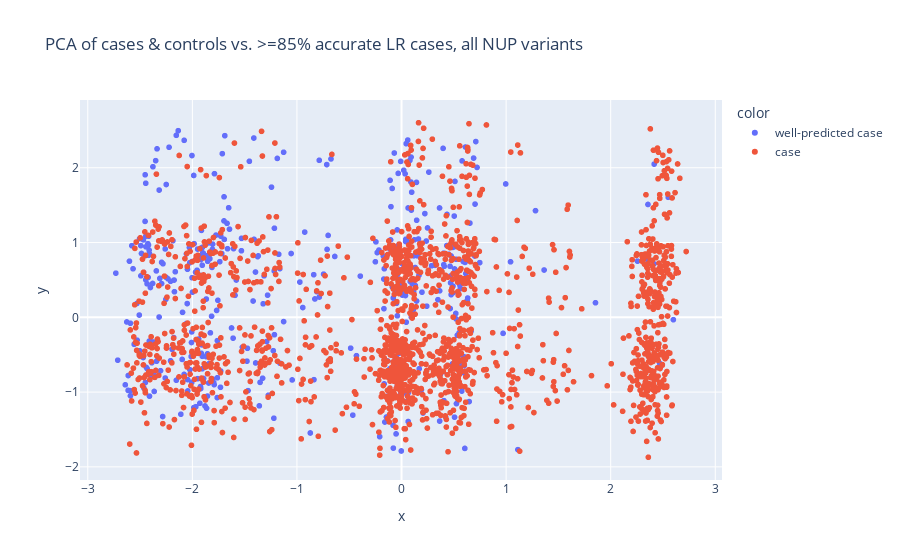
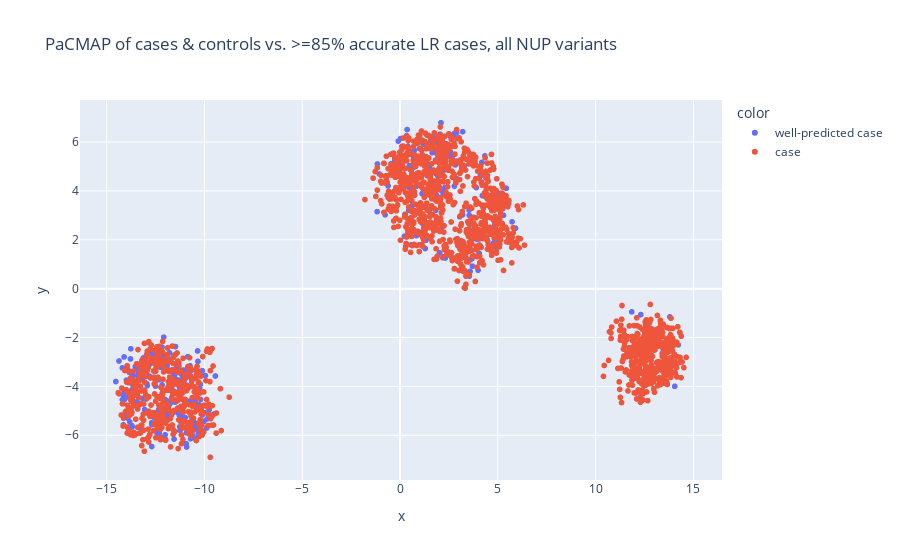
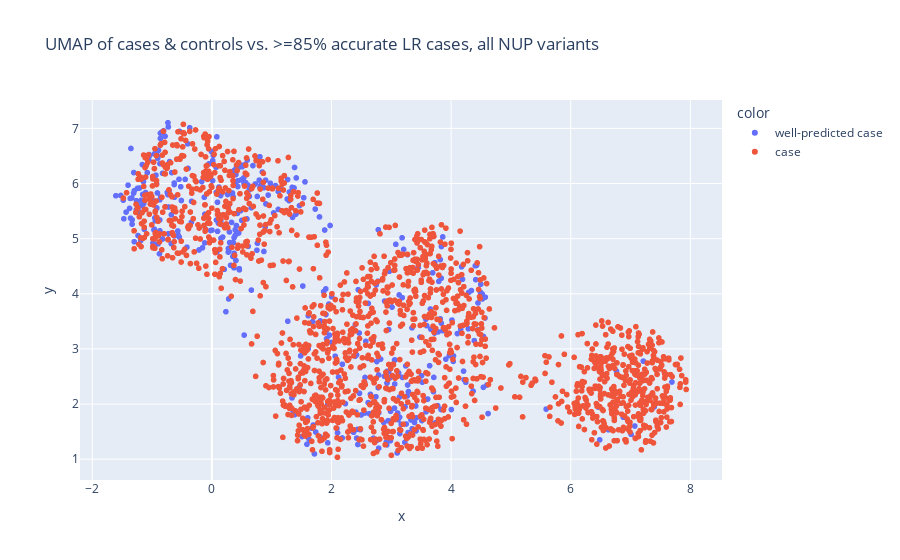

Source (notebook cell) for these figures, in order:
### Code cell
plotEmbedding(allCasesEmbedding, genotypeDataWithAllCases.case.genotype.columns, 'PCA of cases & controls vs. >=85% accurate LR cases, all NUP variants', ['well-predicted case' if x in genotypeData.case.genotype.columns else 'case' for x in genotypeDataWithAllCases.case.genotype.columns], jitter_strength=0.1)
plotEmbedding(allCasesPacmapEmbedding, genotypeDataWithAllCases.case.genotype.columns, 'PaCMAP of cases & controls vs. >=85% accurate LR cases, all NUP variants', ['well-predicted case' if x in genotypeData.case.genotype.columns else 'case' for x in genotypeDataWithAllCases.case.genotype.columns], jitter_strength=0.1)
plotEmbedding(allCasesUmapEmbedding, genotypeDataWithAllCases.case.genotype.columns, 'UMAP of cases & controls vs. >=85% accurate LR cases, all NUP variants', ['well-predicted case' if x in genotypeData.case.genotype.columns else 'case' for x in genotypeDataWithAllCases.case.genotype.columns], jitter_strength=0.1)

### Figure 1 — Plotly figure (JSON) as saved in the notebook; plotly's stock layout.template omitted (floating-point values rounded to 4 significant figures; data arrays with more than 128 entries replaced by an {"elided": "..."} marker saying what was removed)
{"data": [{"hovertemplate": "<b>%{hovertext}</b><br><br>color=well-predicted case<br>x=%{x}<br>y=%{y}<extra></extra>", "hovertext": {"elided": "430 str values"}, "legendgroup": "well-predicted case", "marker": {"color": "#636efa", "symbol": "circle"}, "mode": "markers", "name": "well-predicted case", "showlegend": true, "type": "scattergl", "x": {"elided": "430 float values"}, "xaxis": "x", "y": {"elided": "430 float values"}, "yaxis": "y"}, {"hovertemplate": "<b>%{hovertext}</b><br><br>color=case<br>x=%{x}<br>y=%{y}<extra></extra>", "hovertext": {"elided": "1640 str values"}, "legendgroup": "case", "marker": {"color": "#EF553B", "symbol": "circle"}, "mode": "markers", "name": "case", "showlegend": true, "type": "scattergl", "x": {"elided": "1640 float values"}, "xaxis": "x", "y": {"elided": "1640 float values"}, "yaxis": "y"}], "layout": {"legend": {"title": {"text": "color"}, "tracegroupgap": 0}, "title": {"text": "PCA of cases & controls vs. >=85% accurate LR cases, all NUP variants"}, "xaxis": {"anchor": "y", "domain": [0, 1], "title": {"text": "x"}}, "yaxis": {"anchor": "x", "domain": [0, 1], "title": {"text": "y"}}}}

### Figure 2 — Plotly figure (JSON) as saved in the notebook; plotly's stock layout.template omitted (floating-point values rounded to 4 significant figures; data arrays with more than 128 entries replaced by an {"elided": "..."} marker saying what was removed)
{"data": [{"hovertemplate": "<b>%{hovertext}</b><br><br>color=well-predicted case<br>x=%{x}<br>y=%{y}<extra></extra>", "hovertext": {"elided": "430 str values"}, "legendgroup": "well-predicted case", "marker": {"color": "#636efa", "symbol": "circle"}, "mode": "markers", "name": "well-predicted case", "showlegend": true, "type": "scattergl", "x": {"elided": "430 float values"}, "xaxis": "x", "y": {"elided": "430 float values"}, "yaxis": "y"}, {"hovertemplate": "<b>%{hovertext}</b><br><br>color=case<br>x=%{x}<br>y=%{y}<extra></extra>", "hovertext": {"elided": "1640 str values"}, "legendgroup": "case", "marker": {"color": "#EF553B", "symbol": "circle"}, "mode": "markers", "name": "case", "showlegend": true, "type": "scattergl", "x": {"elided": "1640 float values"}, "xaxis": "x", "y": {"elided": "1640 float values"}, "yaxis": "y"}], "layout": {"legend": {"title": {"text": "color"}, "tracegroupgap": 0}, "title": {"text": "PaCMAP of cases & controls vs. >=85% accurate LR cases, all NUP variants"}, "xaxis": {"anchor": "y", "domain": [0, 1], "title": {"text": "x"}}, "yaxis": {"anchor": "x", "domain": [0, 1], "title": {"text": "y"}}}}

### Figure 3 — Plotly figure (JSON) as saved in the notebook; plotly's stock layout.template omitted (floating-point values rounded to 4 significant figures; data arrays with more than 128 entries replaced by an {"elided": "..."} marker saying what was removed)
{"data": [{"hovertemplate": "<b>%{hovertext}</b><br><br>color=well-predicted case<br>x=%{x}<br>y=%{y}<extra></extra>", "hovertext": {"elided": "430 str values"}, "legendgroup": "well-predicted case", "marker": {"color": "#636efa", "symbol": "circle"}, "mode": "markers", "name": "well-predicted case", "showlegend": true, "type": "scattergl", "x": {"elided": "430 float values"}, "xaxis": "x", "y": {"elided": "430 float values"}, "yaxis": "y"}, {"hovertemplate": "<b>%{hovertext}</b><br><br>color=case<br>x=%{x}<br>y=%{y}<extra></extra>", "hovertext": {"elided": "1640 str values"}, "legendgroup": "case", "marker": {"color": "#EF553B", "symbol": "circle"}, "mode": "markers", "name": "case", "showlegend": true, "type": "scattergl", "x": {"elided": "1640 float values"}, "xaxis": "x", "y": {"elided": "1640 float values"}, "yaxis": "y"}], "layout": {"legend": {"title": {"text": "color"}, "tracegroupgap": 0}, "title": {"text": "UMAP of cases & controls vs. >=85% accurate LR cases, all NUP variants"}, "xaxis": {"anchor": "y", "domain": [0, 1], "title": {"text": "x"}}, "yaxis": {"anchor": "x", "domain": [0, 1], "title": {"text": "y"}}}}
